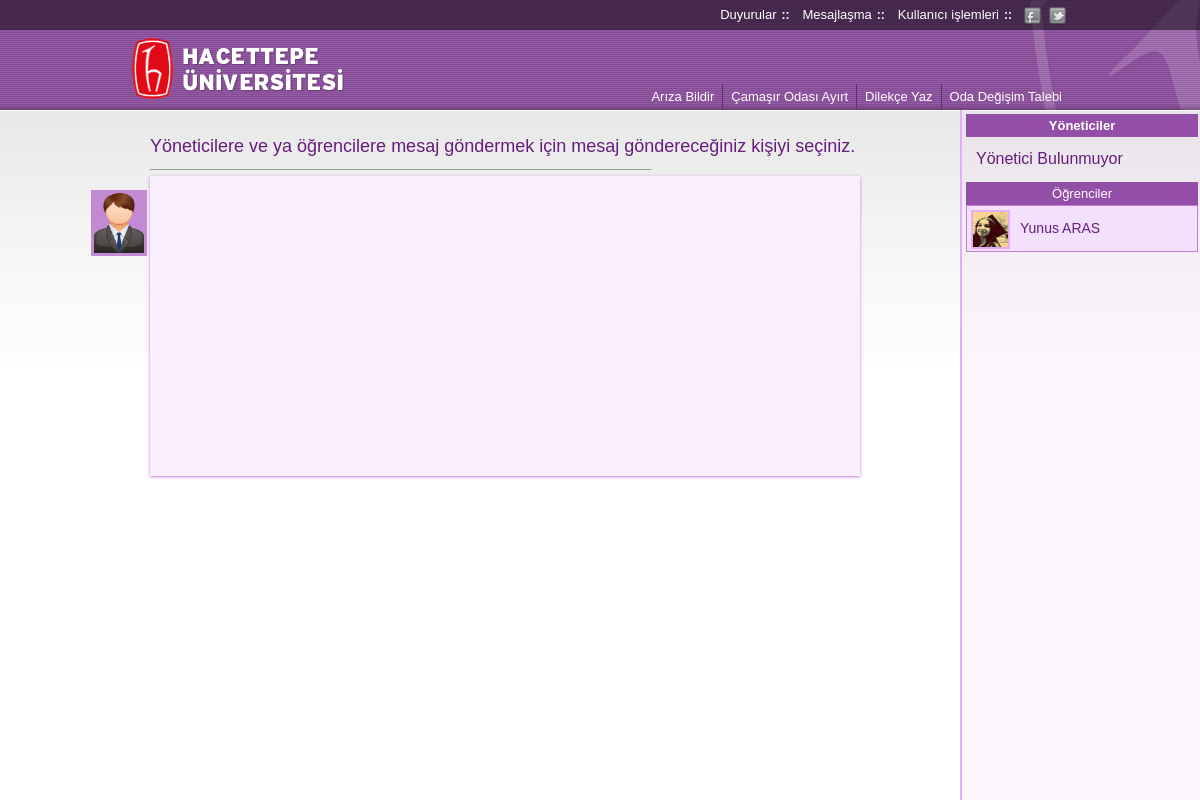
/mesajlasma.php (signed in), run on an earlier commit of the app's database.
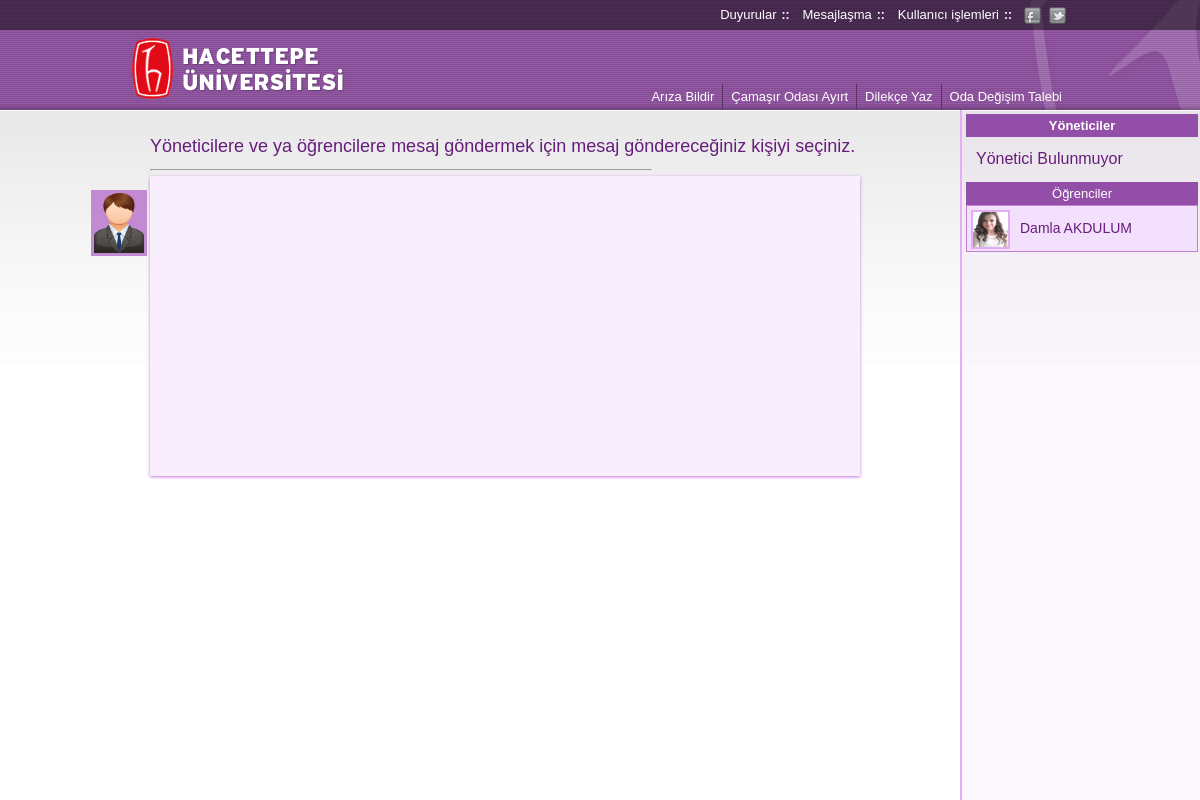
And on a later commit of the database.
### tables this page shows
CREATE TABLE IF NOT EXISTS `users` (
  `adsoyad` varchar(60) NOT NULL,
  `numara` int(8) NOT NULL,
  `sifre` varchar(15) NOT NULL,
  `eposta` varchar(40) NOT NULL,
  `telefon` varchar(15) NOT NULL,
  `blok` varchar(6) NOT NULL,
  `kat` int(1) NOT NULL,
  `oda` int(2) NOT NULL,
  `cinsiyet` varchar(5) NOT NULL,
  `fotograf` varchar(120) NOT NULL,
  `hakkinda` varchar(500) DEFAULT NULL,
  `konum` varchar(8) NOT NULL,
  PRIMARY KEY (`numara`)
);

### mesajlasma.php (the view, shortened to what this page needs)
<?php include 'inc/head.php';?>
<body>
    <?php include 'inc/banner-menu-kullanici.php'; ?>
    <div class="wrpMesaj">
        <div class="yoneticiProfile">
            <?php
                $sql    = "SELECT * FROM users WHERE konum='yonetici' AND numara!=".$_SESSION["userData"]["numara"];
                $query  = mysql_query($sql);
                if(mysql_num_rows($query) > 0){
                    while($user =  mysql_fetch_assoc($query)) {
                        $comeCount = 0;
                        $sqlComing = "SELECT * FROM mesajlasma WHERE (gonderenNo='".$_SESSION["userData"]["numara"]."' AND alanNo='$user[numara]') OR (gonderenNo='$user[numara]' AND alanNo='".$_SESSION["userData"]["numara"]."')";
                        $query  = mysql_query($sqlComing);
                        while ($mesaj = mysql_fetch_assoc($query)) {
                            if($mesaj["gonderenNo"] == $_SESSION["userData"]["numara"]){
                                $comeCount = 0;
                            }
                            if($mesaj["alanNo"] == $_SESSION["userData"]["numara"]){
                                $comeCount++;
                            }
                        }
                        $comeCount > 0 ? $msjIncoming = "<div class='msgIncoming'>$comeCount</div>" : $msjIncoming = "";
                        echo "<div data-id='$user[numara]' class='mesajProfil'>
                                <img src='$user[fotograf]' alt='Profil resmi'/>
                                <span>$user[adsoyad]</span>
                                $msjIncoming
                            </div>";
                    }
                }else{
                    echo "<h2 style='margin-left:10px' class='h2Tag'>Yönetici Bulunmuyor</h2>";
                }
            ?>
        </div>
        <div class="ogrenciProfile">
            <?php
                $msjIncoming = "<div class='msgIncoming'>12</div>";
                $sql    = "SELECT * FROM users WHERE konum='ogrenci' AND numara!=".$_SESSION["userData"]["numara"];
                $query  = mysql_query($sql);
                if(mysql_num_rows($query) > 0){
                    while($user =  mysql_fetch_assoc($query)) {
                        $comeCount = 0;
                        $sqlComing = "SELECT * FROM mesajlasma WHERE (gonderenNo='".$_SESSION["userData"]["numara"]."' AND alanNo='$user[numara]') OR (gonderenNo='$user[numara]' AND alanNo='".$_SESSION["userData"]["numara"]."')";
                        $query  = mysql_query($sqlComing);
                        $comeCount > 0 ? $msjIncoming = "<div class='msgIncoming'>$comeCount</div>" : $msjIncoming = "";
                        echo "<div data-id='$user[numara]' class='mesajProfil'>
                                <img src='$user[fotograf]' alt='Profil resmi'/>
                                <span>$user[adsoyad]</span>
                                $msjIncoming
                            </div>";
                    }
                }else{
                    echo "<h2 style='margin-left:10px' class='h2Tag'>Öğrenci Bulunmuyor</h2>";
                }
            ?>
        </div>
    </div>
    <div class="kapsul">
        <h1 class="h1Tag">Yöneticilere ve ya öğrencilere mesaj göndermek için mesaj göndereceğiniz kişiyi seçiniz.</h1>
        <hr class="cetvel" />
        <form class="uyelikFormu" name="frmMesaj" id="frmMesaj" action="mesajlasma.php" method="POST">
            <img id="ogrencinumarasi" data-id="<?php echo $_SESSION['userData']['numara']?>" src="<?php echo $_SESSION['userData']['fotograf']?>" class="profileMe" />
            <div class="mesajGorWrp"></div>
        </form>
    </div>
</body>
</html>

What changed in the data, as far as the page shows it:
no longer on this page (row edited): users: fotograf (picture), adsoyad "Yunus ARAS"
added users: fotograf (picture), adsoyad "Damla AKDULUM"
